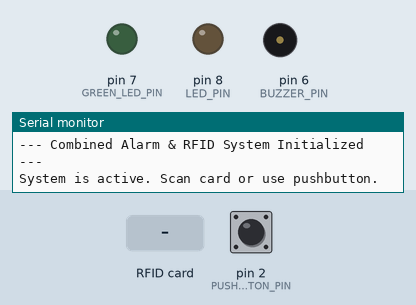
A sketch run on a simulated Arduino Uno, built with avr-gcc and run on an emulated ATmega328P. On the bench: output pins drawn as LEDs (lit = HIGH), buzzer (waves = sounding), the last lines printed to the serial monitor. The inputs (shaded band) are chosen by the test bench; at power-on: pin 2 (PUSHBUTTON_PIN) HIGH. Pins used as bus, display or sensor lines are not drawn.

Above: at 1.2 s.
1.3 s: RFID card 5E 7A 19 C4 held to the reader
At 2.6 s:
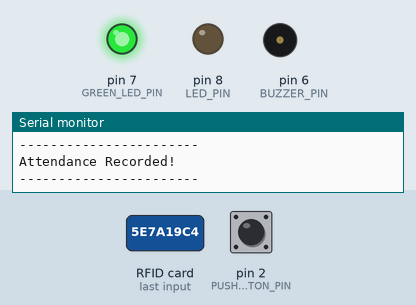
4.3 s: pin 2 (PUSHBUTTON_PIN) pulled LOW for 0.15 s
At 5.1 s:
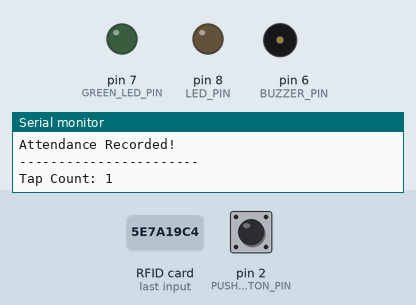
7.4 s: pin 2 (PUSHBUTTON_PIN) pulled LOW for 1 s
At 9.2 s:
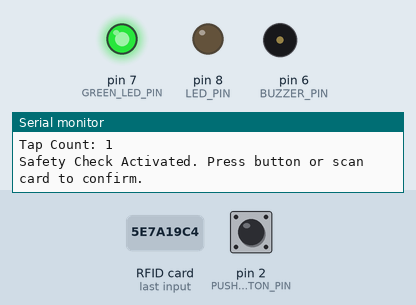
11.4 s: pin 2 (PUSHBUTTON_PIN) pulled LOW for 3.2 s
At 16.8 s:
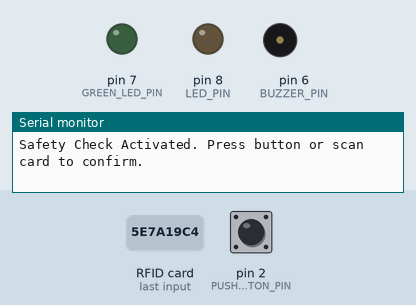
17.1 s: pin 2 (PUSHBUTTON_PIN) pulsed LOW 2 times (0.12 s each, 0.3 s apart)
At 18.9 s:
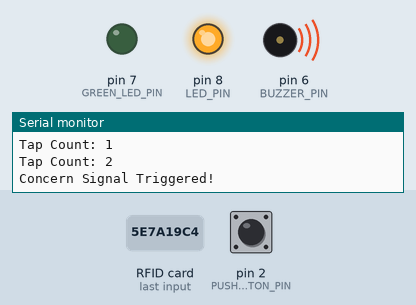
Timing chart, 0 to 24.4 s (numbered marks = the images above; inputs shaded):
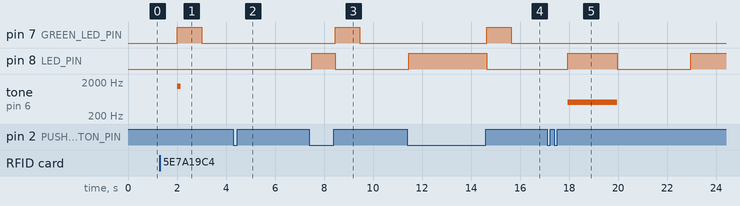

The sketch:

Safe-School.ino
```cpp
/*
  Combined Multi-Tap Alarm and RFID Attendance System

  This sketch integrates two functionalities into one:
  1. Multi-Tap Alarm System:
     - 2 Taps (Concern): Activates a buzzer and red LED for 2 seconds.
     - 3 Taps (SOS): Activates a Morse code SOS signal with buzzer and red LED.
     - Safety Check: A red light prompts a check-in press every 10 seconds of inactivity.

  2. RFID Attendance Tracker:
     - Scans for RFID cards/tags using an MFRC522 reader.
     - Prints "Attendance Recorded!" to the Serial Monitor when a card is scanned.
     - Plays a short confirmation beep and flashes a green light on successful scan.
     - Scanning a card also resets the 10-second safety timer.

  *** IMPORTANT PIN CHANGE ***
  - The Buzzer has been moved from Pin 9 to Pin 6 to resolve a conflict with the RFID reader.

  Required Library:
  - MFRC522 by GithubCommunity (Install via Arduino Library Manager)

  Hardware Setup (for Arduino Uno/Nano):
  - Pushbutton:      Pin 2 to GND
  - Red LED:          Pin 8 to GND (via 220-ohm resistor)
  - Green LED:        Pin 7 to GND (via 220-ohm resistor)
  - Buzzer:           Pin 6 to GND

  - MFRC522 Reader --- Arduino
  - SDA (SS)----------- Pin 10
  - SCK ---------------- Pin 13
  - MOSI --------------- Pin 11
  - MISO --------------- Pin 12
  - RST ---------------- Pin 9
  - GND ---------------- GND
  - 3.3V --------------- 3.3V
*/

// --- Include Libraries ---
#include <SPI.h>
#include <MFRC522.h>

// --- Pin Definitions ---
const int PUSHBUTTON_PIN = 2;
const int LED_PIN = 8;
const int GREEN_LED_PIN = 7;
const int BUZZER_PIN = 6;       // MOVED to pin 6 to avoid conflict with RFID RST pin
#define RST_PIN 9
#define SS_PIN 10

// --- Timing Constants (in milliseconds) ---
const unsigned long TAP_TIMEOUT = 400;
const unsigned long DEBOUNCE_DELAY = 50;
const unsigned long SAFETY_INTERVAL = 3000;
const unsigned long RFID_COOLDOWN = 2000; // 2-second delay between RFID reads

// --- Global Variables ---
// RFID
MFRC522 rfid(SS_PIN, RST_PIN);
unsigned long lastRfidScanTime = 0;

// Button Handling
int tapCount = 0;
unsigned long lastPressTime = 0;
unsigned long buttonDownTime = 0;
boolean buttonWasPressed = false;

// State Machine
unsigned long lastActivityTime = 0;
unsigned long eventStartTime = 0;
enum SystemState { IDLE, SAFETY_PENDING, ALARM_SOS, ALARM_CONCERN, SAFETY_CONFIRMED, RFID_CONFIRMED };
SystemState currentState = IDLE;
SystemState previousState = IDLE;

// SOS Signal
int sosPhase = 0;
unsigned long sosPhaseStartTime = 0;


void setup() {
  Serial.begin(9600);
  while (!Serial);

  // Initialize Pins
  pinMode(PUSHBUTTON_PIN, INPUT_PULLUP);
  pinMode(LED_PIN, OUTPUT);
  pinMode(GREEN_LED_PIN, OUTPUT);
  pinMode(BUZZER_PIN, OUTPUT);

  // Initialize RFID
  SPI.begin();
  rfid.PCD_Init();

  // Initial State
  digitalWrite(LED_PIN, LOW);
  digitalWrite(GREEN_LED_PIN, LOW);
  noTone(BUZZER_PIN);
  lastActivityTime = millis();

  Serial.println("--- Combined Alarm & RFID System Initialized ---");
  Serial.println("System is active. Scan card or use pushbutton.");
}

void handleButton() {
  if (digitalRead(PUSHBUTTON_PIN) == LOW && !buttonWasPressed) {
    buttonDownTime = millis();
    buttonWasPressed = true;
  }

  if (digitalRead(PUSHBUTTON_PIN) == HIGH && buttonWasPressed && (millis() - buttonDownTime > DEBOUNCE_DELAY)) {
    buttonWasPressed = false;
    lastActivityTime = millis();

    if (currentState == SAFETY_PENDING) {
      currentState = SAFETY_CONFIRMED;
      tapCount = 0;
      return;
    }

    if (millis() - lastPressTime < TAP_TIMEOUT) {
      tapCount++;
    } else {
      tapCount = 1;
    }
    lastPressTime = millis();
    Serial.print("Tap Count: ");
    Serial.println(tapCount);
  }
}

void handleRfid() {
  // Only check for a card if the cooldown period has passed
  if (millis() - lastRfidScanTime < RFID_COOLDOWN) {
    return;
  }

  // Look for new cards
  if (!rfid.PICC_IsNewCardPresent() || !rfid.PICC_ReadCardSerial()) {
    return;
  }

  // Card detected
  Serial.println("-----------------------");
  Serial.println("Attendance Recorded!");
  Serial.println("-----------------------");

  // Play a confirmation beep if no alarm is active
  if (currentState != ALARM_SOS && currentState != ALARM_CONCERN) {
    tone(BUZZER_PIN, 1500, 150); // High-pitched, short beep
  }

  lastActivityTime = millis(); // RFID scan counts as activity
  lastRfidScanTime = millis(); // Start cooldown timer

  // If in a safety check, an RFID scan also confirms safety.
  // If idle, show the RFID confirmation light.
  if (currentState == SAFETY_PENDING) {
      currentState = SAFETY_CONFIRMED;
  } else if (currentState == IDLE) {
      currentState = RFID_CONFIRMED;
  }

  rfid.PICC_HaltA();
  rfid.PCD_StopCrypto1();
}

void runSOS() {
    const int dot = 150, dash = dot * 3, gap = dot, letter_gap = dot * 3;
    unsigned long currentTime = millis();

    switch(sosPhase) {
        case 0: tone(BUZZER_PIN, 1000); digitalWrite(LED_PIN, HIGH); sosPhase++; sosPhaseStartTime = currentTime; break;
        case 1: if(currentTime - sosPhaseStartTime >= dot) { noTone(BUZZER_PIN); digitalWrite(LED_PIN, LOW); sosPhase++; sosPhaseStartTime = currentTime; } break;
        case 2: if(currentTime - sosPhaseStartTime >= gap) { tone(BUZZER_PIN, 1000); digitalWrite(LED_PIN, HIGH); sosPhase++; sosPhaseStartTime = currentTime; } break;
        case 3: if(currentTime - sosPhaseStartTime >= dot) { noTone(BUZZER_PIN); digitalWrite(LED_PIN, LOW); sosPhase++; sosPhaseStartTime = currentTime; } break;
        case 4: if(currentTime - sosPhaseStartTime >= gap) { tone(BUZZER_PIN, 1000); digitalWrite(LED_PIN, HIGH); sosPhase++; sosPhaseStartTime = currentTime; } break;
        case 5: if(currentTime - sosPhaseStartTime >= dot) { noTone(BUZZER_PIN); digitalWrite(LED_PIN, LOW); sosPhase++; sosPhaseStartTime = currentTime; } break;
        case 6: if(currentTime - sosPhaseStartTime >= letter_gap) { sosPhase++; } break;
        case 7: tone(BUZZER_PIN, 1000); digitalWrite(LED_PIN, HIGH); sosPhase++; sosPhaseStartTime = currentTime; break;
        case 8: if(currentTime - sosPhaseStartTime >= dash) { noTone(BUZZER_PIN); digitalWrite(LED_PIN, LOW); sosPhase++; sosPhaseStartTime = currentTime; } break;
        case 9: if(currentTime - sosPhaseStartTime >= gap) { tone(BUZZER_PIN, 1000); digitalWrite(LED_PIN, HIGH); sosPhase++; sosPhaseStartTime = currentTime; } break;
        case 10: if(currentTime - sosPhaseStartTime >= dash) { noTone(BUZZER_PIN); digitalWrite(LED_PIN, LOW); sosPhase++; sosPhaseStartTime = currentTime; } break;
        case 11: if(currentTime - sosPhaseStartTime >= gap) { tone(BUZZER_PIN, 1000); digitalWrite(LED_PIN, HIGH); sosPhase++; sosPhaseStartTime = currentTime; } break;
        case 12: if(currentTime - sosPhaseStartTime >= dash) { noTone(BUZZER_PIN); digitalWrite(LED_PIN, LOW); sosPhase++; sosPhaseStartTime = currentTime; } break;
        case 13: if(currentTime - sosPhaseStartTime >= letter_gap) { sosPhase++; } break;
        case 14: tone(BUZZER_PIN, 1000); digitalWrite(LED_PIN, HIGH); sosPhase++; sosPhaseStartTime = currentTime; break;
        case 15: if(currentTime - sosPhaseStartTime >= dot) { noTone(BUZZER_PIN); digitalWrite(LED_PIN, LOW); sosPhase++; sosPhaseStartTime = currentTime; } break;
        case 16: if(currentTime - sosPhaseStartTime >= gap) { tone(BUZZER_PIN, 1000); digitalWrite(LED_PIN, HIGH); sosPhase++; sosPhaseStartTime = currentTime; } break;
        case 17: if(currentTime - sosPhaseStartTime >= dot) { noTone(BUZZER_PIN); digitalWrite(LED_PIN, LOW); sosPhase++; sosPhaseStartTime = currentTime; } break;
        case 18: if(currentTime - sosPhaseStartTime >= gap) { tone(BUZZER_PIN, 1000); digitalWrite(LED_PIN, HIGH); sosPhase++; sosPhaseStartTime = currentTime; } break;
        case 19: if(currentTime - sosPhaseStartTime >= dot) { noTone(BUZZER_PIN); digitalWrite(LED_PIN, LOW); sosPhase++; sosPhaseStartTime = currentTime; } break;
        case 20: currentState = IDLE; lastActivityTime = currentTime; break;
    }
}


void loop() {
  unsigned long currentTime = millis();

  // Handle inputs from both sources
  handleButton();
  handleRfid();

  // --- Evaluate Multi-Tap Commands ---
  if (currentState == IDLE || currentState == SAFETY_PENDING) {
    if (tapCount > 0 && currentTime - lastPressTime > TAP_TIMEOUT) {
      if (tapCount == 3) { // 3 Taps for SOS
        Serial.println("SOS Signal Triggered!");
        currentState = ALARM_SOS;
      } else if (tapCount == 2) { // 2 Taps for Concern
        Serial.println("Concern Signal Triggered!");
        currentState = ALARM_CONCERN;
      }
      tapCount = 0;
    }
  }

  // --- Main State Machine ---
  if (currentState != previousState) { // If the state has changed, run setup code for the new state
      eventStartTime = currentTime;
      switch(currentState) {
          case ALARM_SOS: sosPhase = 0; break;
          case SAFETY_CONFIRMED: digitalWrite(LED_PIN, LOW); digitalWrite(GREEN_LED_PIN, HIGH); break;
          case ALARM_CONCERN: digitalWrite(LED_PIN, HIGH); tone(BUZZER_PIN, 500); break;
          case RFID_CONFIRMED: digitalWrite(GREEN_LED_PIN, HIGH); break;
      }
  }

  switch(currentState) {
    case IDLE:
      if (currentTime - lastActivityTime > SAFETY_INTERVAL) {
        currentState = SAFETY_PENDING;
        Serial.println("Safety Check Activated. Press button or scan card to confirm.");
        digitalWrite(LED_PIN, HIGH); // Turn on red light to prompt user
      }
      break;

    case SAFETY_CONFIRMED:
      if (currentTime - eventStartTime >= 1000) {
        digitalWrite(GREEN_LED_PIN, LOW);
        currentState = IDLE;
      }
      break;

    case RFID_CONFIRMED:
      if (currentTime - eventStartTime >= 1000) {
        digitalWrite(GREEN_LED_PIN, LOW);
        currentState = IDLE;
      }
      break;

    case ALARM_CONCERN:
      if (currentTime - eventStartTime >= 2000) {
        digitalWrite(LED_PIN, LOW);
        noTone(BUZZER_PIN);
        currentState = IDLE;
        lastActivityTime = currentTime;
      }
      break;

    case ALARM_SOS:
      runSOS();
      break;
  }

  previousState = currentState;
}
```

Measured:
- after the input at 1.3 s, pin 7 (GREEN_LED_PIN): LOW → HIGH after 0.71 s, → LOW 0.99 s later; pin 8 (LED_PIN): stays LOW (without the input it goes to HIGH after 1.8 s); tone on pin 6 (BUZZER_PIN): silent → 1500 Hz after 0.71 s, → silent 0.15 s later
- after the input at 4.3 s, pin 8 (LED_PIN): stays LOW (without the input it goes to HIGH after 0.74 s)
- after the input at 7.4 s, pin 7 (GREEN_LED_PIN): LOW → HIGH after 1.0 s, → LOW 1.0 s later
- after the input at 11.4 s, pin 7 (GREEN_LED_PIN): LOW → HIGH after 3.2 s, → LOW 1.0 s later
- after the input at 17.1 s, pin 8 (LED_PIN): LOW → HIGH after 0.85 s instead of 0.55 s; tone on pin 6 (BUZZER_PIN): silent → 500 Hz after 0.85 s, → silent 2.0 s later
